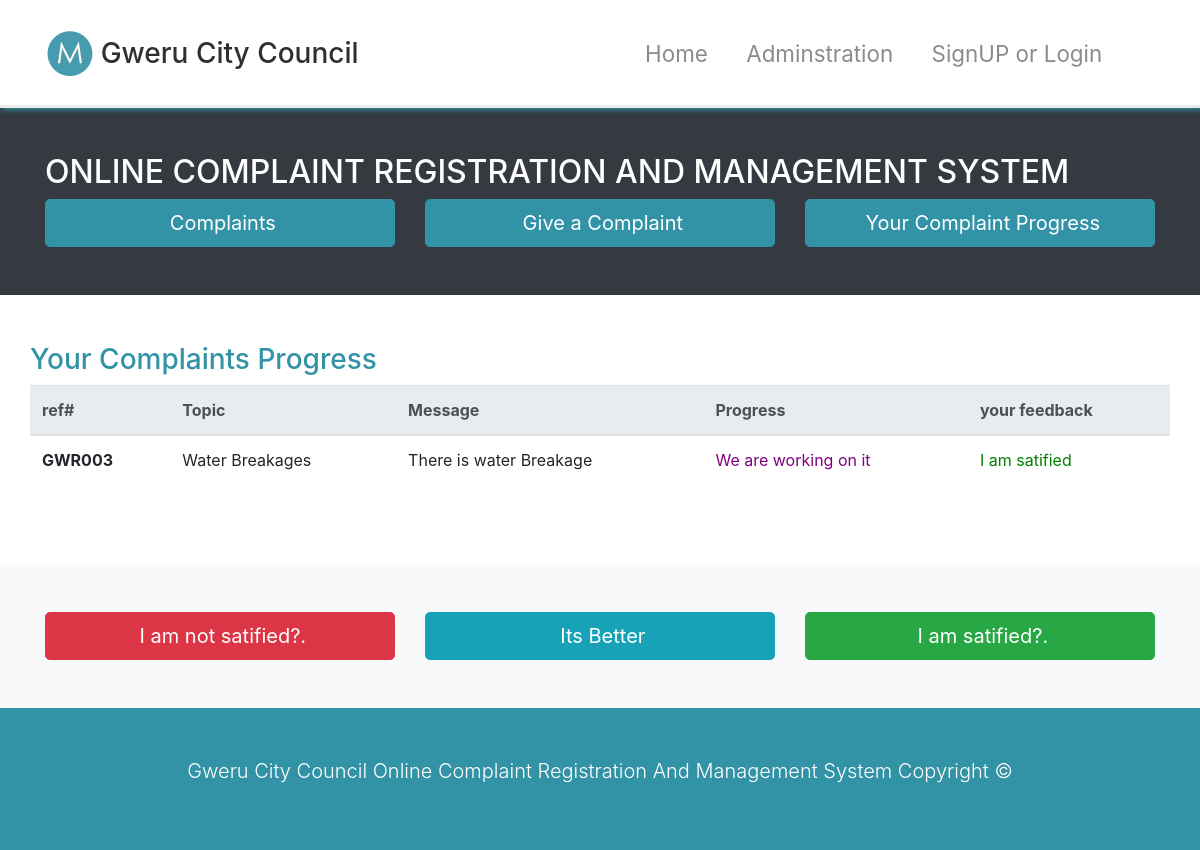
Page /open.php?open=3 on the committed database.
### tables this page shows
CREATE TABLE `complaints` (
  `complaint_id` int(255) NOT NULL,
  `user_id` int(11) NOT NULL,
  `topic` varchar(255) NOT NULL,
  `message` text NOT NULL,
  `complaint_status` varchar(255) NOT NULL DEFAULT 'not updated',
  `feedback` text NOT NULL DEFAULT 'not send',
  `complaint_image` text NOT NULL DEFAULT '\'not inserted\'',
  `complaint_date` varchar(255) NOT NULL
);

### open.php (the view, shortened to what this page needs)
<?php include('includes/header.php'); ?>
    <section id="newsletter" class="bg-dark text-white py-5">
        <div class="container">
            <h2 class="">
                ONLINE COMPLAINT REGISTRATION AND MANAGEMENT SYSTEM
            </h2>
            <div class="row">
            <?php include('includes/nav.php'); ?>
            </div>
        </div>
    </section>
    <section id="boxes" class="py-5">
        <div class="container">
            <div class="row">
            <h3 class="text-primary">Your Complaints Progress</h3>
            <table class="table">
                <thead class="thead-light">
                    <tr>
                    <th scope="col">ref#</th>
                    <th scope="col">Topic</th>
                    <th scope="col">Message</th>
                    <th scope="col">Progress</th>
                    <th scope="col">your feedback</th>
                    </tr>
                </thead>
                <tbody>
                <?php
$id = $_GET['open'];
$sql = "SELECT * FROM complaints WHERE complaint_id = $id";
$result = $conn->query($sql);
if ($result->num_rows > 0) {
  while($row = $result->fetch_assoc()) {
      $complaint_id = $row["complaint_id"];
      $topic = $row["topic"];
      $message = $row["message"];
      $complaint_status = $row["complaint_status"];
      $feedback = $row["feedback"];
    }
} else {
  echo "0 results";
}
?>
                    <tr>
                        <th scope="row">GWR00<?php echo $complaint_id ?></th>
                        <td><?php echo $topic ?></td>
                        <td><?php echo $message ?></td>
                        <td><?php
                        if($complaint_status === "not updated"){
                           echo "<p style='color:indigo'>$complaint_status </p>";
                        }else{
                            echo "<p style='color:purple'>$complaint_status </p>";
                        } ?></td>
                        <td><?php
                         if($feedback === "I am not satified"){
                            echo "<p style='color:red'>$feedback </p>";
                         }elseif($feedback === "It is better"){
                            echo "<p style='color:blue'>$feedback </p>";
                         }else{
                             echo "<p style='color:green'>$feedback </p>";
                         }
                         ?></td>
                    </tr>
                </tbody>
            </table>
            </div>
        </div>
    </section>
    <section id="newsletter" class="bg-light text-white py-5">
        <div class="container">
        <form action="" method="post">
            <div class="row">
                 <div class="col-md-4">
                    <button type="submit" name="no" class="btn btn-danger btn-lg btn-block">
                        <i class="fas fa-envelope-open-o"></i>  I am not satified?.
                </div>
                <div class="col-md-4">
                    <button type="submit" name="better" class="btn btn-info btn-lg btn-block">
                        <i class="fas fa-envelope-open-o"></i> Its Better
                    </button>
                </div>
                <div class="col-md-4">
                    <button type="submit" name="yes" class="btn btn-success btn-lg btn-block">
                        <i class="fas fa-envelope-open-o"></i> I am satified?.
                    </button>
                </div>
            </div>
            </form>
        </div>
    </section>
    <?php include('includes/footer.php') ?>

### css/style.css (style rules this page uses)
body { margin-top: 105px; }

### rows in the picture
complaints: complaint_id "3", topic "Water Breakages", message "There is water Breakage", complaint_status "We are working on it", feedback "I am satified"
